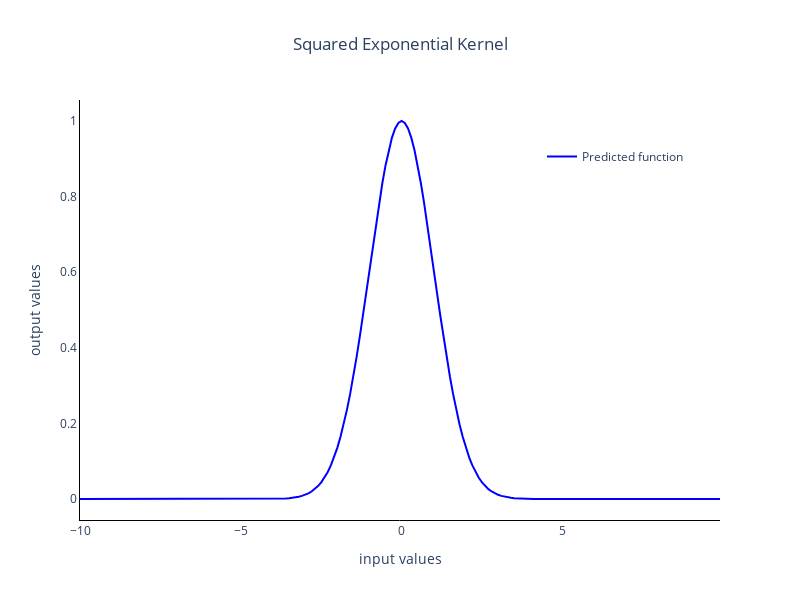

Source (notebook cell):
### Markdown cell above
Let us visualize these kernels. We will start with the **squared exponential kernel**.

### Code cell
x_lines = np.arange(-10, 10, 0.1)
kernel = SquaredExponentialKernel()

fig0 = go.Figure(data=[
    line_scatter(
        x_lines=x_lines,
        y_lines=np.array([kernel(x, 0) for x in x_lines]),
    )
])

fig0 = update_layout_of_graph(fig0, title='Squared Exponential Kernel')

# Define the update function for interact
@interact(length=(0.1, 3, 0.1), argument_2=(-10, 10, 0.1))
def update(length=1, argument_2=0):
    kernel = SquaredExponentialKernel(length=length)
    fig0.data[0].y = np.array([kernel(x, argument_2) for x in x_lines])
    fig0.show()

### Figure 1 — Plotly figure (JSON) as saved in the notebook; plotly's stock layout.template omitted (floating-point values rounded to 4 significant figures; data arrays with more than 128 entries replaced by an {"elided": "..."} marker saying what was removed)
{"data": [{"line": {"color": "blue", "width": 2}, "name": "Predicted function", "showlegend": true, "type": "scatter", "visible": true, "x": {"elided": "200 float values"}, "y": {"elided": "200 float values"}}], "layout": {"autosize": false, "height": 600, "legend": {"x": 0.95, "xanchor": "right", "y": 0.9, "yanchor": "top"}, "plot_bgcolor": "rgba(0,0,0,0)", "title": {"text": "Squared Exponential Kernel", "x": 0.5, "xanchor": "center"}, "width": 800, "xaxis": {"linecolor": "black", "linewidth": 1, "showline": true, "title": {"text": "input values"}}, "yaxis": {"linecolor": "black", "linewidth": 1, "showline": true, "title": {"text": "output values"}}}}
